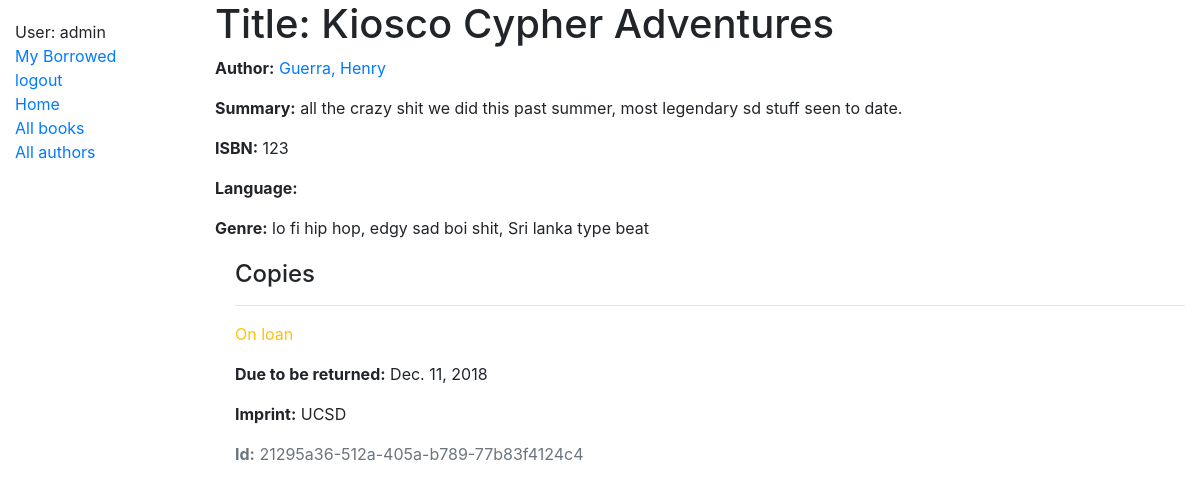
The page /catalog/book/1/ (signed in) on the database its author committed.
### catalog/models.py (models this page shows, shortened)
class Book(models.Model):
    title = models.CharField(max_length=200)
    author = models.ForeignKey('Author', on_delete=models.SET_NULL, null=True)
    summary = models.TextField(max_length=1000, help_text='enter author summary')
    isbn = models.CharField('ISBN', max_length=13)
    genre = models.ManyToManyField(Genre, help_text='select genre for this book')

class Author(models.Model):
    firstName = models.CharField(max_length = 100)
    lastName = models.CharField(max_length = 100)
    dateOfBirth = models.DateField(null = True, blank = True)
    dateOfDeath = models.DateField('Died', null = True, blank = True)
    class Meta:
        ordering = ['lastName', 'firstName']
    def __str__(self):
        return f'{self.lastName}, {self.firstName}'

class Genre(models.Model):
    name = models.CharField(max_length=200, help_text="name of genre")
    def __str__(self):
        return self.name

class BookInstance(models.Model):
    id = models.UUIDField(primary_key = True, default = uuid.uuid4)
    book = models.ForeignKey('Book', on_delete = models.SET_NULL, null=True)
    imprint = models.CharField(max_length = 200)
    due_back = models.DateField(null = True, blank = True)
    borrower = models.ForeignKey(User, on_delete=models.SET_NULL, null=True, blank=True)
    LOAN_STATUS = (
        ('m', 'Maintenance'),
        ('o', 'On loan'),
        ('a', 'Available'),
        ('r', 'Reserved')
    )
    status = models.CharField(
        max_length = 1,
        choices = LOAN_STATUS,
        blank = True,
        default = 'm',
        help_text = 'Book availability',
    )
    class Meta:
        ordering = ['due_back']
        permissions = (("can_mark_returned", "Set book as returned"),)

### catalog/views.py (the view)
# urls.py: path('book/<int:pk>/', views.BookDetailView.as_view(), name='book-detail'),
class BookDetailView(generic.DetailView):
    model = Book

### catalog/templates/catalog/book_detail.html
{% extends "base_generic.html" %}
{% block content %}
    <h1>Title: {{ book.title }} </h1>
    <p><strong>Author:</strong> <a href="">{{ book.author }}</a></p>
    <p><strong>Summary:</strong> {{ book.summary }}</p>
    <p><strong>ISBN:</strong> {{ book.isbn }}</p>
    <p><strong>Language:</strong> {{ book.language }}</p>
    <p><strong>Genre:</strong> {% for genre in book.genre.all %} {{ genre }}{% if not forloop.last %}, {% endif %}{% endfor %}</p>
    <div style="margin-left: 20px; margin-top:20px;">
        <h4>Copies</h4>
        {% for copy in book.bookinstance_set.all %}
            <hr>
            <p class="{% if copy.status == 'a' %}text-success{% elif copy.status == 'm' %}text-danger{% else %}text-warning{% endif %}">
                {{ copy.get_status_display }}
            </p>
            {% if copy.status != 'a' %}
                <p><strong>Due to be returned:</strong> {{copy.due_back}}</p>
            {% endif %}
            <p><strong>Imprint:</strong> {{copy.imprint}}</p>
            <p class="text-muted"><strong>Id:</strong> {{copy.id}}</p>
        {% endfor %}
    </div>
{% endblock content %}

### catalog/templates/base_generic.html (shortened to what this page needs)
<!doctype html>
<html lang="en">
<head>
  <link rel="stylesheet" href="https://stackpath.bootstrapcdn.com/bootstrap/4.1.3/css/bootstrap.min.css">
  {% load static %}
  <link rel="stylesheet" href="{% static 'css/styles.css' %}">
</head>
<body>
  <div class="container-fluid">
    <div class="row">
      <div class="col-sm-2">
      {% block sidebar %}
        <ul class="sidebar-nav">
          {% if user.is_authenticated %}
            <li> User: {{ user.get_username }} </li>
            <li><a href="{% url 'my-borrowed' %}">My Borrowed</a></li>
            <li><a href="{% url 'logout' %}?next={{request.path}}">logout</a></li>
          {% else %}
            <li><a href="{% url 'login' %}?next={{request.path}}">login</a></li>
          {% endif %}
          <li><a href="{% url 'index' %}">Home</a></li>
          <li><a href="{% url 'books' %}">All books</a></li>
          <li><a href="">All authors</a></li>
        </ul>
     {% endblock %}
      </div>
      <div class="col-sm-10 ">{% block content %}{% endblock %}
      </div>
    </div>
  </div>
</body>
</html>

### catalog/static/css/styles.css (style rules this page uses)
.sidebar-nav { margin-top: 20px; padding: 0; list-style: none; }

### rows shown on the page
Book: title "Kiosco Cypher Adventures", author "Guerra, Henry", summary "all the crazy shit we did this past summer, most legendary sd stuff seen to date.", isbn "123"
Genre: name "lo fi hip hop"
Genre: name "edgy sad boi shit"
Genre: name "Sri lanka type beat"
BookInstance: status "On loan", due_back "Dec. 11, 2018", imprint "UCSD", id "21295a36-512a-405a-b789-77b83f4124c4"

### other values the page prints
{{ user.get_username }} "admin"
